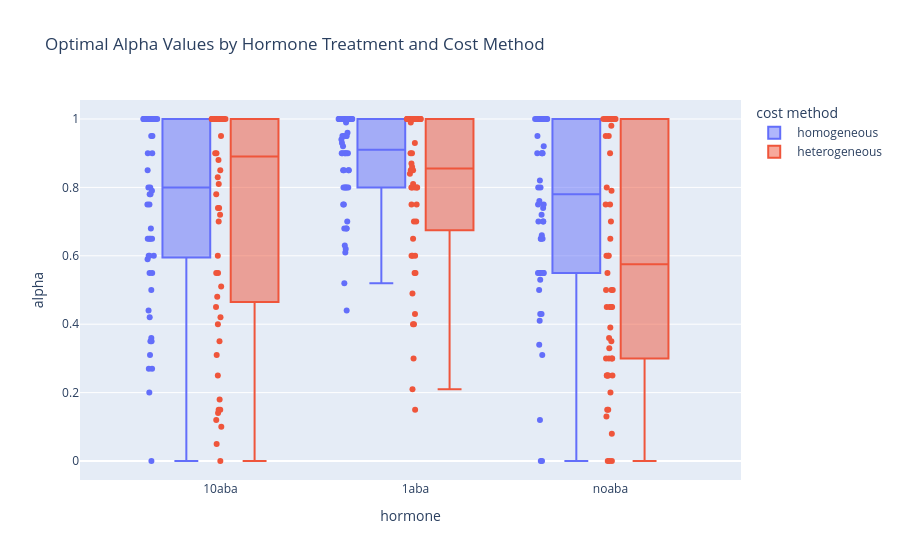

The notebook cell this image was saved under:
### Markdown cell above
ABA

### Code cell
combined_df_aba = combined_df[combined_df["hormone"].isin(["10aba", "1aba", 'noaba'])]
fig = px.box(combined_df_aba, x='hormone', y='alpha', color='cost method', points='all',
             title='Optimal Alpha Values by Hormone Treatment and Cost Method',
             category_orders={'hormone': ['10aba', '1aba', 'noaba']}
             )

fig.show()

### Figure 1 — Plotly figure (JSON) as saved in the notebook; plotly's stock layout.template omitted (floating-point values rounded to 4 significant figures; data arrays with more than 128 entries replaced by an {"elided": "..."} marker saying what was removed)
{"data": [{"alignmentgroup": "True", "boxpoints": "all", "hovertemplate": "cost method= homogeneous<br>hormone=%{x}<br>alpha=%{y}<extra></extra>", "legendgroup": " homogeneous", "marker": {"color": "#636efa"}, "name": " homogeneous", "notched": false, "offsetgroup": " homogeneous", "orientation": "v", "showlegend": true, "type": "box", "x": {"elided": "166 str values"}, "x0": " ", "xaxis": "x", "y": {"elided": "166 float values"}, "y0": " ", "yaxis": "y"}, {"alignmentgroup": "True", "boxpoints": "all", "hovertemplate": "cost method= heterogeneous<br>hormone=%{x}<br>alpha=%{y}<extra></extra>", "legendgroup": " heterogeneous", "marker": {"color": "#EF553B"}, "name": " heterogeneous", "notched": false, "offsetgroup": " heterogeneous", "orientation": "v", "showlegend": true, "type": "box", "x": {"elided": "166 str values"}, "x0": " ", "xaxis": "x", "y": {"elided": "166 float values"}, "y0": " ", "yaxis": "y"}], "layout": {"boxmode": "group", "legend": {"title": {"text": "cost method"}, "tracegroupgap": 0}, "title": {"text": "Optimal Alpha Values by Hormone Treatment and Cost Method"}, "xaxis": {"anchor": "y", "categoryarray": ["10aba", "1aba", "noaba"], "categoryorder": "array", "domain": [0, 1], "title": {"text": "hormone"}}, "yaxis": {"anchor": "x", "domain": [0, 1], "title": {"text": "alpha"}}}}
